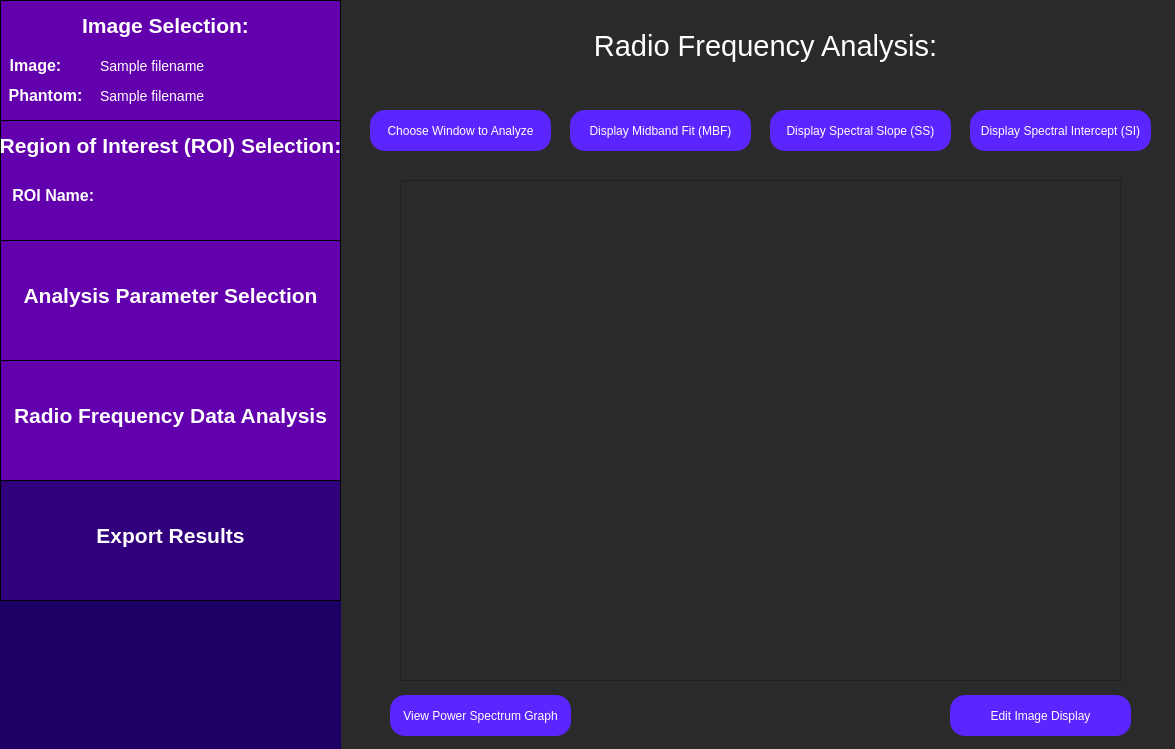
<?xml version="1.0" encoding="UTF-8"?>
<ui version="4.0">
 <class>rfAnalysis</class>
 <widget class="QWidget" name="rfAnalysis">
  <property name="geometry">
   <rect>
    <x>0</x>
    <y>0</y>
    <width>1175</width>
    <height>749</height>
   </rect>
  </property>
  <property name="windowTitle">
   <string>Radio Frequency Data Analysis</string>
  </property>
  <property name="styleSheet">
   <string notr="true">QWidget {
	background: rgb(42, 42, 42);
}</string>
  </property>
  <widget class="QWidget" name="widget" native="true">
   <property name="geometry">
    <rect>
     <x>0</x>
     <y>0</y>
     <width>341</width>
     <height>751</height>
    </rect>
   </property>
   <property name="toolTip">
    <string>&lt;html&gt;&lt;head/&gt;&lt;body&gt;&lt;p&gt;&lt;br/&gt;&lt;/p&gt;&lt;/body&gt;&lt;/html&gt;</string>
   </property>
   <property name="styleSheet">
    <string notr="true">QWidget {
	background-color: rgb(28, 0, 101);
}</string>
   </property>
   <widget class="QFrame" name="frame">
    <property name="geometry">
     <rect>
      <x>0</x>
      <y>0</y>
      <width>341</width>
      <height>121</height>
     </rect>
    </property>
    <property name="styleSheet">
     <string notr="true">QFrame {
	background-color: rgb(99, 0, 174);
	border: 1px solid black;
}</string>
    </property>
    <property name="frameShape">
     <enum>QFrame::StyledPanel</enum>
    </property>
    <property name="frameShadow">
     <enum>QFrame::Raised</enum>
    </property>
    <widget class="QLabel" name="label">
     <property name="geometry">
      <rect>
       <x>70</x>
       <y>0</y>
       <width>191</width>
       <height>51</height>
      </rect>
     </property>
     <property name="styleSheet">
      <string notr="true">QLabel {
	font-size: 21px;
	color: rgb(255, 255, 255);
	background-color: rgba(255, 255, 255, 0);
	border: 0px;
	font-weight: bold;
}</string>
     </property>
     <property name="text">
      <string>Image Selection:</string>
     </property>
     <property name="alignment">
      <set>Qt::AlignCenter</set>
     </property>
    </widget>
    <widget class="QLabel" name="label_2">
     <property name="geometry">
      <rect>
       <x>-60</x>
       <y>40</y>
       <width>191</width>
       <height>51</height>
      </rect>
     </property>
     <property name="styleSheet">
      <string notr="true">QLabel {
	font-size: 16px;
	color: rgb(255, 255, 255);
	background-color: rgba(255, 255, 255, 0);
	border: 0px;
	font-weight: bold;
}</string>
     </property>
     <property name="text">
      <string>Image:</string>
     </property>
     <property name="alignment">
      <set>Qt::AlignCenter</set>
     </property>
    </widget>
    <widget class="QLabel" name="label_3">
     <property name="geometry">
      <rect>
       <x>-50</x>
       <y>70</y>
       <width>191</width>
       <height>51</height>
      </rect>
     </property>
     <property name="styleSheet">
      <string notr="true">QLabel {
	font-size: 16px;
	color: rgb(255, 255, 255);
	background-color: rgba(255, 255, 255, 0);
	border: 0px;
	font-weight: bold
}</string>
     </property>
     <property name="text">
      <string>Phantom:</string>
     </property>
     <property name="alignment">
      <set>Qt::AlignCenter</set>
     </property>
    </widget>
    <widget class="QLabel" name="label_9">
     <property name="geometry">
      <rect>
       <x>100</x>
       <y>40</y>
       <width>241</width>
       <height>51</height>
      </rect>
     </property>
     <property name="styleSheet">
      <string notr="true">QLabel {
	font-size: 14px;
	color: rgb(255, 255, 255);
	background-color: rgba(255, 255, 255, 0);
	border: 0px;
}</string>
     </property>
     <property name="text">
      <string>Sample filename </string>
     </property>
     <property name="alignment">
      <set>Qt::AlignLeading|Qt::AlignLeft|Qt::AlignVCenter</set>
     </property>
    </widget>
    <widget class="QLabel" name="label_10">
     <property name="geometry">
      <rect>
       <x>100</x>
       <y>70</y>
       <width>241</width>
       <height>51</height>
      </rect>
     </property>
     <property name="styleSheet">
      <string notr="true">QLabel {
	font-size: 14px;
	color: rgb(255, 255, 255);
	background-color: rgba(255, 255, 255, 0);
	border: 0px;
}</string>
     </property>
     <property name="text">
      <string>Sample filename </string>
     </property>
     <property name="alignment">
      <set>Qt::AlignLeading|Qt::AlignLeft|Qt::AlignVCenter</set>
     </property>
    </widget>
   </widget>
   <widget class="QFrame" name="frame_2">
    <property name="geometry">
     <rect>
      <x>0</x>
      <y>120</y>
      <width>341</width>
      <height>121</height>
     </rect>
    </property>
    <property name="styleSheet">
     <string notr="true">QFrame {
	background-color: rgb(99, 0, 174);;
	border: 1px solid black;
}</string>
    </property>
    <property name="frameShape">
     <enum>QFrame::StyledPanel</enum>
    </property>
    <property name="frameShadow">
     <enum>QFrame::Raised</enum>
    </property>
    <widget class="QLabel" name="label_4">
     <property name="geometry">
      <rect>
       <x>0</x>
       <y>0</y>
       <width>341</width>
       <height>51</height>
      </rect>
     </property>
     <property name="styleSheet">
      <string notr="true">QLabel {
	font-size: 21px;
	color: rgb(255, 255, 255);
	background-color: rgba(255, 255, 255, 0);
	border: 0px;
	font-weight: bold;
}</string>
     </property>
     <property name="text">
      <string>Region of Interest (ROI) Selection:</string>
     </property>
     <property name="alignment">
      <set>Qt::AlignCenter</set>
     </property>
    </widget>
    <widget class="QLabel" name="label_5">
     <property name="geometry">
      <rect>
       <x>-40</x>
       <y>50</y>
       <width>191</width>
       <height>51</height>
      </rect>
     </property>
     <property name="styleSheet">
      <string notr="true">QLabel {
	font-size: 16px;
	color: rgb(255, 255, 255);
	background-color: rgba(255, 255, 255, 0);
	border: 0px;
	font-weight: bold;
}</string>
     </property>
     <property name="text">
      <string>ROI Name: </string>
     </property>
     <property name="alignment">
      <set>Qt::AlignCenter</set>
     </property>
    </widget>
   </widget>
   <widget class="QFrame" name="frame_4">
    <property name="geometry">
     <rect>
      <x>0</x>
      <y>360</y>
      <width>341</width>
      <height>121</height>
     </rect>
    </property>
    <property name="styleSheet">
     <string notr="true">QFrame {
	background-color:  rgb(99, 0, 174);
	border: 1px solid black;
}</string>
    </property>
    <property name="frameShape">
     <enum>QFrame::StyledPanel</enum>
    </property>
    <property name="frameShadow">
     <enum>QFrame::Raised</enum>
    </property>
    <widget class="QLabel" name="label_7">
     <property name="geometry">
      <rect>
       <x>0</x>
       <y>30</y>
       <width>341</width>
       <height>51</height>
      </rect>
     </property>
     <property name="styleSheet">
      <string notr="true">QLabel {
	font-size: 21px;
	color: rgb(255, 255, 255);
	background-color: rgba(255, 255, 255, 0);
	border: 0px;
	font-weight: bold;
}</string>
     </property>
     <property name="text">
      <string>Radio Frequency Data Analysis</string>
     </property>
     <property name="alignment">
      <set>Qt::AlignCenter</set>
     </property>
    </widget>
   </widget>
   <widget class="QFrame" name="frame_5">
    <property name="geometry">
     <rect>
      <x>0</x>
      <y>480</y>
      <width>341</width>
      <height>121</height>
     </rect>
    </property>
    <property name="styleSheet">
     <string notr="true">QFrame {
	background-color:  rgb(49, 0, 124);
	border: 1px solid black;
}</string>
    </property>
    <property name="frameShape">
     <enum>QFrame::StyledPanel</enum>
    </property>
    <property name="frameShadow">
     <enum>QFrame::Raised</enum>
    </property>
    <widget class="QLabel" name="label_8">
     <property name="geometry">
      <rect>
       <x>20</x>
       <y>30</y>
       <width>301</width>
       <height>51</height>
      </rect>
     </property>
     <property name="styleSheet">
      <string notr="true">QLabel {
	font-size: 21px;
	color: rgb(255, 255, 255);
	background-color: rgba(255, 255, 255, 0);
	border: 0px;
	font-weight: bold;
}</string>
     </property>
     <property name="text">
      <string>Export Results</string>
     </property>
     <property name="alignment">
      <set>Qt::AlignCenter</set>
     </property>
    </widget>
   </widget>
  </widget>
  <widget class="QFrame" name="frame_3">
   <property name="geometry">
    <rect>
     <x>0</x>
     <y>240</y>
     <width>341</width>
     <height>121</height>
    </rect>
   </property>
   <property name="styleSheet">
    <string notr="true">QFrame {
	background-color: rgb(99, 0, 174);
	border: 1px solid black;
}</string>
   </property>
   <property name="frameShape">
    <enum>QFrame::StyledPanel</enum>
   </property>
   <property name="frameShadow">
    <enum>QFrame::Raised</enum>
   </property>
   <widget class="QLabel" name="label_6">
    <property name="geometry">
     <rect>
      <x>0</x>
      <y>30</y>
      <width>341</width>
      <height>51</height>
     </rect>
    </property>
    <property name="styleSheet">
     <string notr="true">QLabel {
	font-size: 21px;
	color: rgb(255, 255, 255);
	background-color: rgba(255, 255, 255, 0);
	border: 0px;
	font-weight:bold;
}</string>
    </property>
    <property name="text">
     <string>Analysis Parameter Selection</string>
    </property>
    <property name="alignment">
     <set>Qt::AlignCenter</set>
    </property>
   </widget>
  </widget>
  <widget class="QLabel" name="constructRoiLabel">
   <property name="geometry">
    <rect>
     <x>550</x>
     <y>-20</y>
     <width>431</width>
     <height>131</height>
    </rect>
   </property>
   <property name="styleSheet">
    <string notr="true">QLabel {
	font-size: 29px;
	color: rgb(255, 255, 255);
	background-color: rgba(255, 255, 255, 0);
}</string>
   </property>
   <property name="text">
    <string>Radio Frequency Analysis:</string>
   </property>
   <property name="textFormat">
    <enum>Qt::AutoText</enum>
   </property>
   <property name="scaledContents">
    <bool>false</bool>
   </property>
   <property name="alignment">
    <set>Qt::AlignCenter</set>
   </property>
   <property name="wordWrap">
    <bool>true</bool>
   </property>
  </widget>
  <widget class="QFrame" name="imDisplayFrame">
   <property name="geometry">
    <rect>
     <x>400</x>
     <y>180</y>
     <width>721</width>
     <height>501</height>
    </rect>
   </property>
   <property name="frameShape">
    <enum>QFrame::StyledPanel</enum>
   </property>
   <property name="frameShadow">
    <enum>QFrame::Raised</enum>
   </property>
  </widget>
  <widget class="QPushButton" name="chooseWindowButton">
   <property name="geometry">
    <rect>
     <x>370</x>
     <y>110</y>
     <width>181</width>
     <height>41</height>
    </rect>
   </property>
   <property name="styleSheet">
    <string notr="true">QPushButton {
	color: white;
	font-size: 12px;
	background: rgb(90, 37, 255);
	border-radius: 15px;
}</string>
   </property>
   <property name="text">
    <string>Choose Window to Analyze</string>
   </property>
  </widget>
  <widget class="QPushButton" name="displayMbfButton">
   <property name="geometry">
    <rect>
     <x>570</x>
     <y>110</y>
     <width>181</width>
     <height>41</height>
    </rect>
   </property>
   <property name="styleSheet">
    <string notr="true">QPushButton {
	color: white;
	font-size: 12px;
	background: rgb(90, 37, 255);
	border-radius: 15px;
}</string>
   </property>
   <property name="text">
    <string>Display Midband Fit (MBF)</string>
   </property>
  </widget>
  <widget class="QPushButton" name="displaySsButton">
   <property name="geometry">
    <rect>
     <x>770</x>
     <y>110</y>
     <width>181</width>
     <height>41</height>
    </rect>
   </property>
   <property name="styleSheet">
    <string notr="true">QPushButton {
	color: white;
	font-size: 12px;
	background: rgb(90, 37, 255);
	border-radius: 15px;
}</string>
   </property>
   <property name="text">
    <string>Display Spectral Slope (SS)</string>
   </property>
  </widget>
  <widget class="QPushButton" name="displaySiButton">
   <property name="geometry">
    <rect>
     <x>970</x>
     <y>110</y>
     <width>181</width>
     <height>41</height>
    </rect>
   </property>
   <property name="styleSheet">
    <string notr="true">QPushButton {
	color: white;
	font-size: 12px;
	background: rgb(90, 37, 255);
	border-radius: 15px;
}</string>
   </property>
   <property name="text">
    <string>Display Spectral Intercept (SI)</string>
   </property>
  </widget>
  <widget class="QPushButton" name="editImageDisplayButton">
   <property name="geometry">
    <rect>
     <x>950</x>
     <y>695</y>
     <width>181</width>
     <height>41</height>
    </rect>
   </property>
   <property name="styleSheet">
    <string notr="true">QPushButton {
	color: white;
	font-size: 12px;
	background: rgb(90, 37, 255);
	border-radius: 15px;
}</string>
   </property>
   <property name="text">
    <string>Edit Image Display</string>
   </property>
  </widget>
  <widget class="QPushButton" name="psGraphButton">
   <property name="geometry">
    <rect>
     <x>390</x>
     <y>695</y>
     <width>181</width>
     <height>41</height>
    </rect>
   </property>
   <property name="styleSheet">
    <string notr="true">QPushButton {
	color: white;
	font-size: 12px;
	background: rgb(90, 37, 255);
	border-radius: 15px;
}</string>
   </property>
   <property name="text">
    <string>View Power Spectrum Graph</string>
   </property>
  </widget>
 </widget>
 <resources/>
 <connections/>
</ui>
